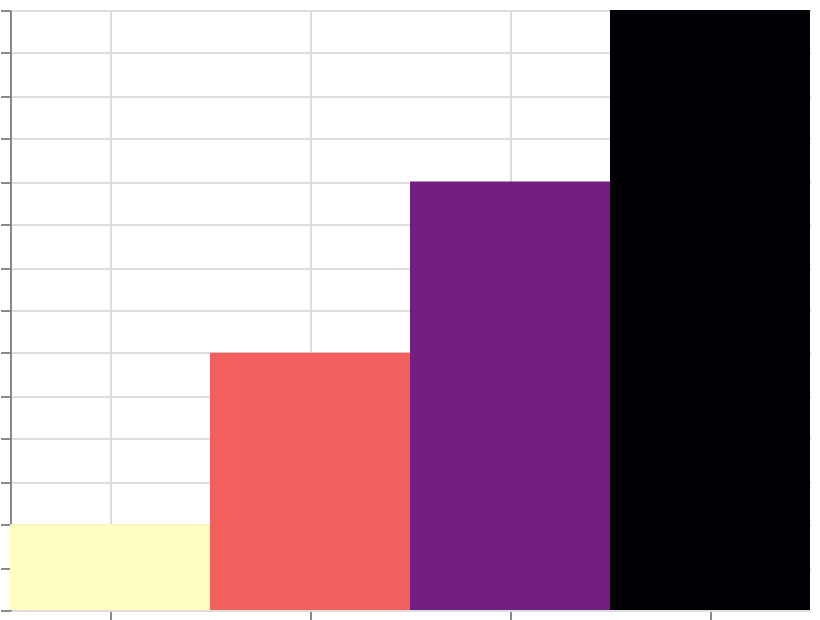

Here is the Vega-Lite specification saved for this chart:
### Vega specification from a JSON file in a GitHub repository (floating-point values rounded to 4 significant figures)
{"$schema": "https://vega.github.io/schema/vega/v6.json", "width": 400, "height": 300, "padding": 5, "autosize": "none", "data": [{"name": "table", "values": [{"cat": "A", "val": 10}, {"cat": "B", "val": 30}, {"cat": "C", "val": 50}, {"cat": "D", "val": 70}]}], "scales": [{"name": "x", "type": "band", "domain": {"data": "table", "field": "cat", "sort": true}, "range": "width"}, {"name": "y", "type": "linear", "domain": {"data": "table", "field": "val"}, "range": [{"signal": "height"}, 0], "zero": true, "nice": true}, {"name": "color", "type": "sequential", "domain": {"data": "table", "field": "val"}, "scheme": "magma", "reverse": true}], "marks": [{"type": "rect", "from": {"data": "table"}, "encode": {"update": {"x": {"scale": "x", "field": "cat"}, "width": {"scale": "x", "band": 1}, "y": {"scale": "y", "field": "val"}, "y2": {"scale": "y", "value": 0}, "fill": {"scale": "color", "field": "val"}}}}], "axes": [{"scale": "x", "orient": "bottom", "grid": true, "labels": false}, {"scale": "y", "orient": "left", "grid": true, "labels": false}], "legends": [{"fill": "color"}]}
